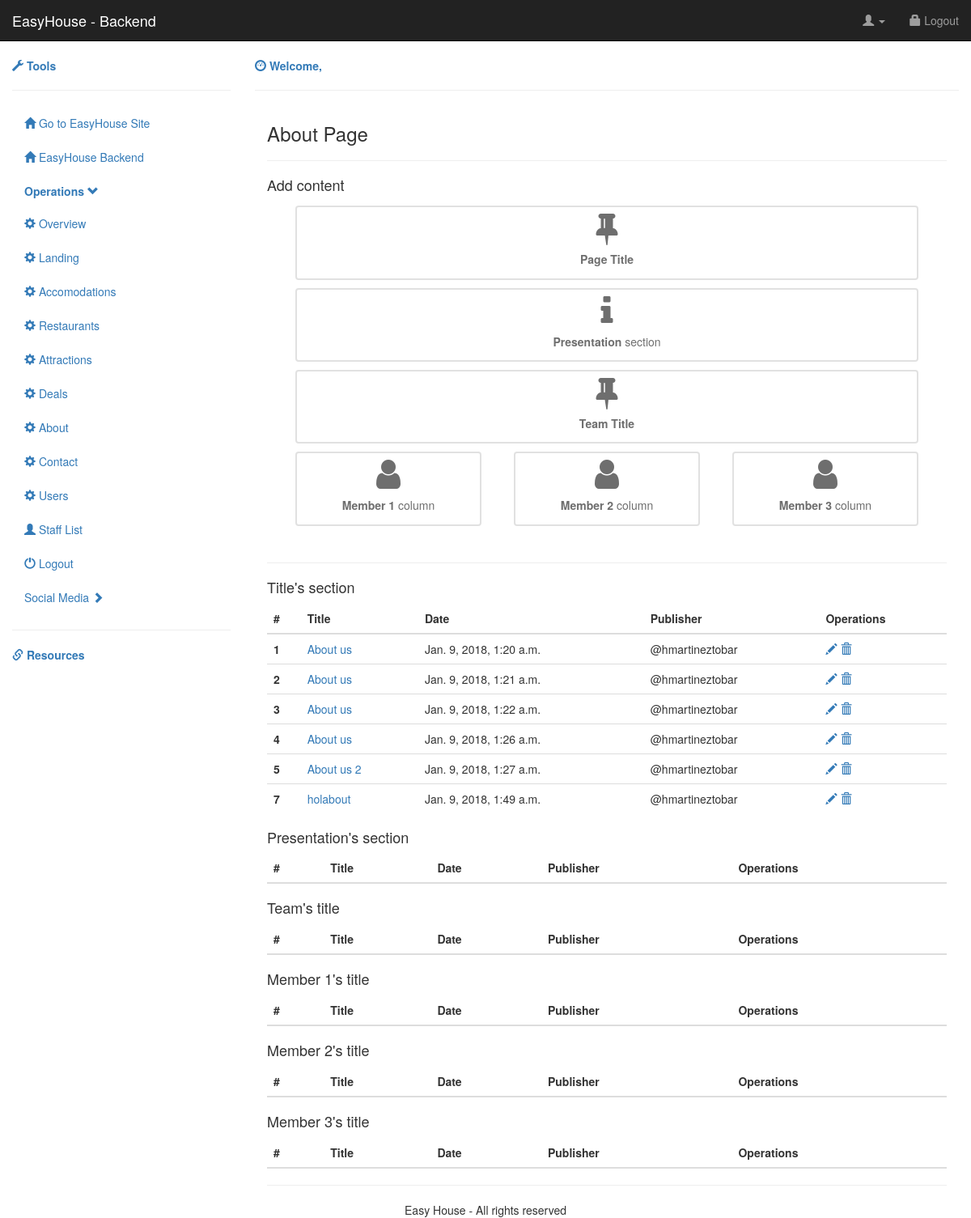
The page /backend/operations/about on the database as committed earlier.
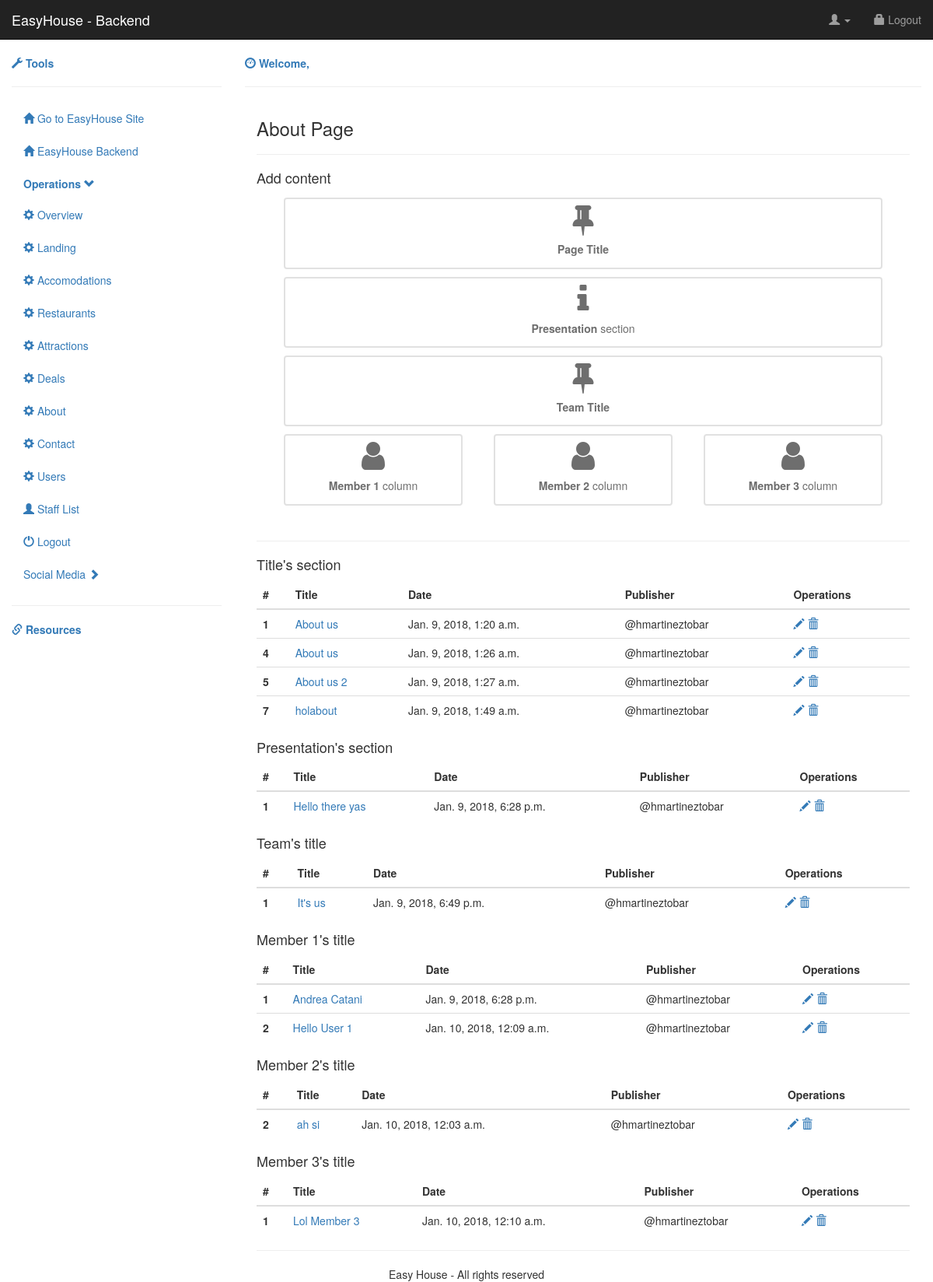
The same page on the database as committed later.
### backend/models.py (models this page shows)
class About_PageTitle(models.Model):
	author = models.ForeignKey('auth.User')
	title = models.CharField(max_length=200)
	created_date = models.DateTimeField(
			default=timezone.now)
	published_date = models.DateTimeField(
			blank=True, null=True)

class About_PresentationText(models.Model):
	author = models.ForeignKey('auth.User')
	title = models.CharField(max_length=200)
	text = models.TextField()
	created_date = models.DateTimeField(
			default=timezone.now)
	published_date = models.DateTimeField(
			blank=True, null=True)

class About_TeamTitle(models.Model):
	author = models.ForeignKey('auth.User')
	title = models.CharField(max_length=200)
	created_date = models.DateTimeField(
			default=timezone.now)
	published_date = models.DateTimeField(
			blank=True, null=True)

class About_MemberOne(models.Model):
	author = models.ForeignKey('auth.User')
	title = models.CharField(max_length=200)
	text = models.TextField()
	created_date = models.DateTimeField(
			default=timezone.now)
	published_date = models.DateTimeField(
			blank=True, null=True)

class About_MemberTwo(models.Model):
	author = models.ForeignKey('auth.User')
	title = models.CharField(max_length=200)
	text = models.TextField()
	created_date = models.DateTimeField(
			default=timezone.now)
	published_date = models.DateTimeField(
			blank=True, null=True)

class About_MemberThree(models.Model):
	author = models.ForeignKey('auth.User')
	title = models.CharField(max_length=200)
	text = models.TextField()
	created_date = models.DateTimeField(
			default=timezone.now)
	published_date = models.DateTimeField(
			blank=True, null=True)

### backend/views.py (the view)
# urls.py: url(r'^backend/operations/about$', views.backend_ops_about, name='backend_ops_about'),
def backend_ops_about(request):
	titles = About_PageTitle.objects.filter(published_date__lte=timezone.now()).order_by('published_date')
	presentations = About_PresentationText.objects.filter(published_date__lte=timezone.now()).order_by('published_date')
	teams = About_TeamTitle.objects.filter(published_date__lte=timezone.now()).order_by('published_date')
	memberones = About_MemberOne.objects.filter(published_date__lte=timezone.now()).order_by('published_date')
	membertwos = About_MemberTwo.objects.filter(published_date__lte=timezone.now()).order_by('published_date')
	memberthrees = About_MemberThree.objects.filter(published_date__lte=timezone.now()).order_by('published_date')
	return render(request, 'backend/backend_ops_about.html', {'titles': titles, 'presentations': presentations, 'teams':teams, 'memberones':memberones, 'membertwos':membertwos, 'memberthrees':memberthrees})

### backend/templates/backend/backend_ops_about.html (shortened to what the changed rows need)
{% extends 'backend/backend.html' %}
{% load staticfiles %}
{% block content %}
<link href="{% static '../static/css/backendStyle.css' %}" rel="stylesheet">
<link href="https://maxcdn.bootstrapcdn.com/font-awesome/4.7.0/css/font-awesome.min.css" rel="stylesheet">
<div class="container-fluid">
<table class="table table-hover">
  <thead>
    <tr>
      <th scope="col">#</th>
      <th scope="col">Title</th>
      <th scope="col">Date</th>
      <th scope="col">Publisher</th>
      <th scope="col">Operations</th>
    </tr>
  </thead>
  <tbody>
    {% for title in titles %}
    <tr>
      <th scope="row">{{ title.pk }}</th>
      <td><a href="{% url 'backend:about_pageTitle_detail' pk=title.pk %}">{{ title.title }}</td>
      <td>{{ title.published_date }}</td>
      <td>@{{ title.author }}</td>
      <td> <a class="glyphicon glyphicon-pencil" alt="Edit {{ title.title }}" href="{% url 'backend:about_title_edit' pk=title.pk %}"></a>
        <a class="glyphicon glyphicon-trash" href="{% url 'backend:about_title_remove' pk=title.pk %}"></a></td>
    </tr>
    {% endfor %}
</table>
<table class="table table-hover">
  <thead>
    <tr>
      <th scope="col">#</th>
      <th scope="col">Title</th>
      <th scope="col">Date</th>
      <th scope="col">Publisher</th>
      <th scope="col">Operations</th>
    </tr>
  </thead>
  <tbody>
    {% for presentation in presentations %}
    <tr>
      <th scope="row">{{ presentation.pk }}</th>
      <td><a href="{% url 'backend:about_presentation_detail' pk=presentation.pk %}">{{ presentation.title }}</td>
      <td>{{ presentation.published_date }}</td>
      <td>@{{ presentation.author }}</td>
      <td> <a class="glyphicon glyphicon-pencil" alt="Edit {{ presentation.title }}" href="{% url 'backend:about_presentation_edit' pk=presentation.pk %}"></a>
        <a class="glyphicon glyphicon-trash" href="{% url 'backend:about_presentation_remove' pk=presentation.pk %}"></a></td>
    </tr>
    {% endfor %}
</table>
<table class="table table-hover">
  <thead>
    <tr>
      <th scope="col">#</th>
      <th scope="col">Title</th>
      <th scope="col">Date</th>
      <th scope="col">Publisher</th>
      <th scope="col">Operations</th>
    </tr>
  </thead>
  <tbody>
    {% for team in teams %}
    <tr>
      <th scope="row">{{ team.pk }}</th>
      <td><a href="{% url 'backend:about_teamTitle_detail' pk=team.pk %}">{{ team.title }}</td>
      <td>{{ team.published_date }}</td>
      <td>@{{ team.author }}</td>
      <td> <a class="glyphicon glyphicon-pencil" alt="Edit {{ team.title }}" href="{% url 'backend:about_teamTitle_edit' pk=team.pk %}"></a>
        <a class="glyphicon glyphicon-trash" href="{% url 'backend:about_teamTitle_remove' pk=team.pk %}"></a></td>
    </tr>
    {% endfor %}
</table>
<table class="table table-hover">
  <thead>
    <tr>
      <th scope="col">#</th>
      <th scope="col">Title</th>
      <th scope="col">Date</th>
      <th scope="col">Publisher</th>
      <th scope="col">Operations</th>
    </tr>
  </thead>
  <tbody>
    {% for memberone in memberones %}
    <tr>
      <th scope="row">{{ memberone.pk }}</th>
      <td><a href="{% url 'backend:about_memberOne_detail' pk=memberone.pk %}">{{ memberone.title }}</td>
      <td>{{ memberone.published_date }}</td>
      <td>@{{ memberone.author }}</td>
      <td> <a class="glyphicon glyphicon-pencil" alt="Edit {{ memberone.title }}" href="{% url 'backend:about_member1_edit' pk=memberone.pk %}"></a>
        <a class="glyphicon glyphicon-trash" href="{% url 'backend:about_member1_remove' pk=memberone.pk %}"></a></td>
    </tr>
    {% endfor %}
</table>
<table class="table table-hover">
  <thead>
    <tr>
      <th scope="col">#</th>
      <th scope="col">Title</th>
      <th scope="col">Date</th>
      <th scope="col">Publisher</th>
      <th scope="col">Operations</th>
    </tr>
  </thead>
  <tbody>
    {% for membertwo in membertwos %}
    <tr>
      <th scope="row">{{ membertwo.pk }}</th>
      <td><a href="{% url 'backend:about_memberTwo_detail' pk=membertwo.pk %}">{{ membertwo.title }}</td>
      <td>{{ membertwo.published_date }}</td>
      <td>@{{ membertwo.author }}</td>
      <td> <a class="glyphicon glyphicon-pencil" alt="Edit {{ membertwo.title }}" href="{% url 'backend:about_member2_edit' pk=membertwo.pk %}"></a>
        <a class="glyphicon glyphicon-trash" href="{% url 'backend:about_member2_remove' pk=membertwo.pk %}"></a></td>
    </tr>
    {% endfor %}
</table>
<table class="table table-hover">
  <thead>
    <tr>
      <th scope="col">#</th>
      <th scope="col">Title</th>
      <th scope="col">Date</th>
      <th scope="col">Publisher</th>
      <th scope="col">Operations</th>
    </tr>
  </thead>
  <tbody>
    {% for memberthree in memberthrees %}
    <tr>
      <th scope="row">{{ memberthree.pk }}</th>
      <td><a href="{% url 'backend:about_memberThree_detail' pk=memberthree.pk %}">{{ memberthree.title }}</td>
      <td>{{ memberthree.published_date }}</td>
      <td>@{{ memberthree.author }}</td>
      <td> <a class="glyphicon glyphicon-pencil" alt="Edit {{ memberthree.title }}" href="{% url 'backend:about_member3_edit' pk=memberthree.pk %}"></a>
        <a class="glyphicon glyphicon-trash" href="{% url 'backend:about_member3_remove' pk=memberthree.pk %}"></a></td>
    </tr>
    {% endfor %}
</table>
{% endblock %}

Rows that differ between the two databases and show on the page:
removed About_PageTitle: pk "2", title "About us", published_date "Jan. 9, 2018, 1:21 a.m.", author "hmartineztobar"
removed About_PageTitle: pk "3", title "About us", published_date "Jan. 9, 2018, 1:22 a.m.", author "hmartineztobar"
added About_PresentationText: pk "1", title "Hello there yas", published_date "Jan. 9, 2018, 6:28 p.m.", author "hmartineztobar"
added About_TeamTitle: pk "1", title "It's us", published_date "Jan. 9, 2018, 6:49 p.m.", author "hmartineztobar"
added About_MemberOne: pk "1", title "Andrea Catani", published_date "Jan. 9, 2018, 6:28 p.m.", author "hmartineztobar"
added About_MemberOne: pk "2", title "Hello User 1", published_date "Jan. 10, 2018, 12:09 a.m.", author "hmartineztobar"
added About_MemberTwo: pk "2", title "ah si", published_date "Jan. 10, 2018, 12:03 a.m.", author "hmartineztobar"
added About_MemberThree: pk "1", title "Lol Member 3", published_date "Jan. 10, 2018, 12:10 a.m.", author "hmartineztobar"
